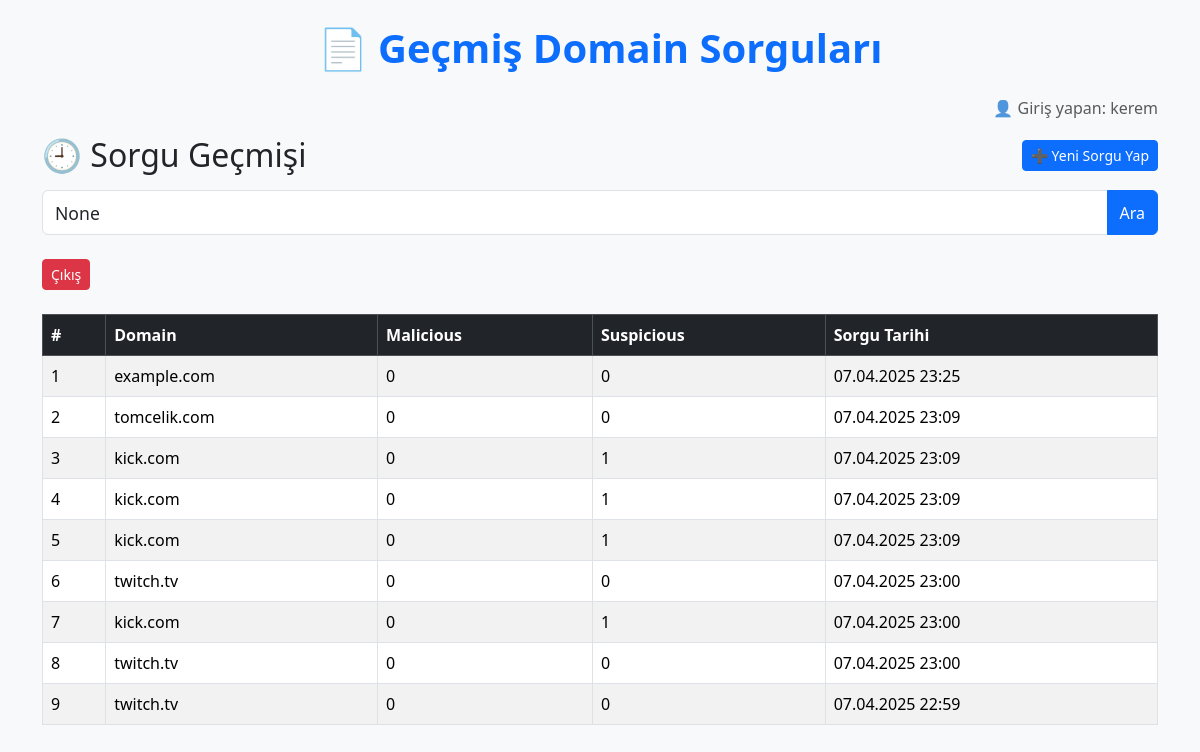
/gecmis/ (signed in), run on the app's committed database.
### check/models.py (models this page shows, shortened)
class DomainQuery(models.Model):
    domain = models.CharField(max_length=255)
    malicious = models.IntegerField()
    suspicious = models.IntegerField()
    created_at = models.DateTimeField(auto_now_add=True)

### check/views.py (the view)
# urls.py: path('gecmis/', domain_history_view, name='domain-history'),
@login_required(login_url='/login/')
def domain_history_view(request):
    query = request.GET.get('q')  # arama kutusundaki input
    if query:
        sorgular = DomainQuery.objects.filter(user=request.user, domain__icontains=query).order_by('-created_at')
    else:
        sorgular = DomainQuery.objects.filter(user=request.user).order_by('-created_at')
    return render(request, 'check/domain_history.html', {'sorgular': sorgular, 'q': query})

### check/templates/check/domain_history.html (shortened to what this page needs)
{% load static %}
<!DOCTYPE html>
<html>
<head>
    <link href="https://cdn.jsdelivr.net/npm/bootstrap@5.3.3/dist/css/bootstrap.min.css" rel="stylesheet">
    <link rel="stylesheet" href="{% static 'check/styles.css' %}">
</head>
<body id="body" class="p-4">
    <div class="container">
        <h1 class="mb-4 text-center">📄 Geçmiş Domain Sorguları</h1>
        <p class="text-end text-muted">👤 Giriş yapan: {{ request.user.username }}</p>
        <div class="d-flex justify-content-between align-items-center mb-3">
            <h2 class="mb-0">🕘 Sorgu Geçmişi</h2>
            <a href="{% url 'domain-check' %}" class="btn btn-primary btn-sm">➕ Yeni Sorgu Yap</a>
        </div>
        <div class="mb-4">
            <form method="GET" class="input-group">
                <input type="text" name="q" class="form-control" placeholder="Domain ara..." value="{{ q }}">
                <button class="btn btn-primary" type="submit">Ara</button>
            </form>
        </div>
<div class="d-flex justify-content-between mb-4">
    <form method="POST" action="{% url 'logout' %}">
        <button type="submit" class="btn btn-danger btn-sm">Çıkış</button>
    </form>
</div>
        {% if sorgular %}
        <table class="table table-striped table-bordered">
            <thead class="table-dark">
                <tr>
                    <th>#</th>
                    <th>Domain</th>
                    <th>Malicious</th>
                    <th>Suspicious</th>
                    <th>Sorgu Tarihi</th>
                </tr>
            </thead>
            <tbody>
                {% for item in sorgular %}
                <tr>
                    <td>{{ forloop.counter }}</td>
                    <td>{{ item.domain }}</td>
                    <td>{{ item.malicious }}</td>
                    <td>{{ item.suspicious }}</td>
                    <td>{{ item.created_at|date:"d.m.Y H:i" }}</td>
                </tr>
                {% endfor %}
            </tbody>
        </table>
        {% else %}
            <p class="text-muted">Henüz sorgu yapılmamış.</p>
        {% endif %}
    </div>
</body>
</html>

### check/static/check/styles.css (style rules this page uses)
body { background-color: #f8f9fa; color: #212529; transition: 0.3s ease; }
h1 { color: #0d6efd; font-weight: bold; }
input[type="text"] { height: 45px; font-size: 1.1rem; }

### data on the page
DomainQuery: domain "example.com", malicious "0", suspicious "0", created_at "07.04.2025 23:25"
DomainQuery: domain "tomcelik.com", malicious "0", suspicious "0", created_at "07.04.2025 23:09"
DomainQuery: domain "kick.com", malicious "0", suspicious "1", created_at "07.04.2025 23:09"
DomainQuery: domain "kick.com", malicious "0", suspicious "1", created_at "07.04.2025 23:09"
DomainQuery: domain "kick.com", malicious "0", suspicious "1", created_at "07.04.2025 23:09"
DomainQuery: domain "twitch.tv", malicious "0", suspicious "0", created_at "07.04.2025 23:00"
DomainQuery: domain "kick.com", malicious "0", suspicious "1", created_at "07.04.2025 23:00"
DomainQuery: domain "twitch.tv", malicious "0", suspicious "0", created_at "07.04.2025 23:00"
DomainQuery: domain "twitch.tv", malicious "0", suspicious "0", created_at "07.04.2025 22:59"

### other printed values
{{ request.user.username }} "kerem"
